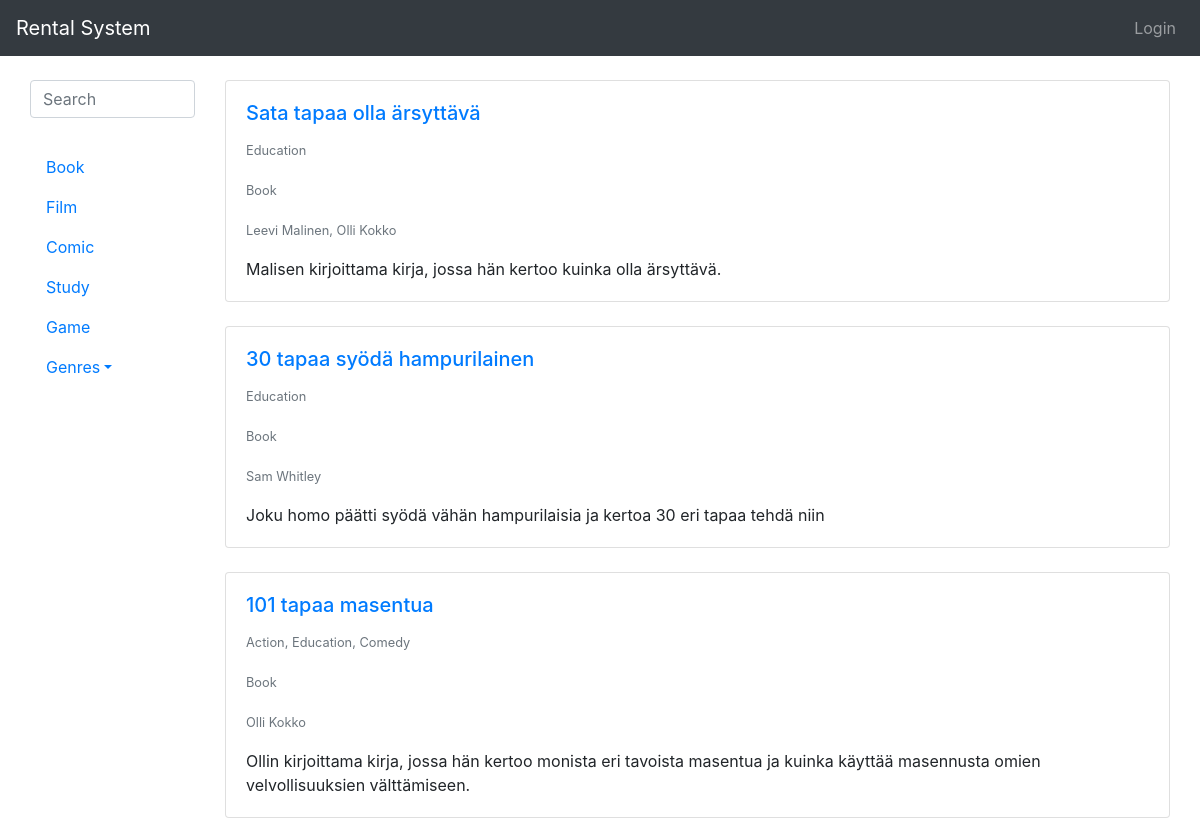
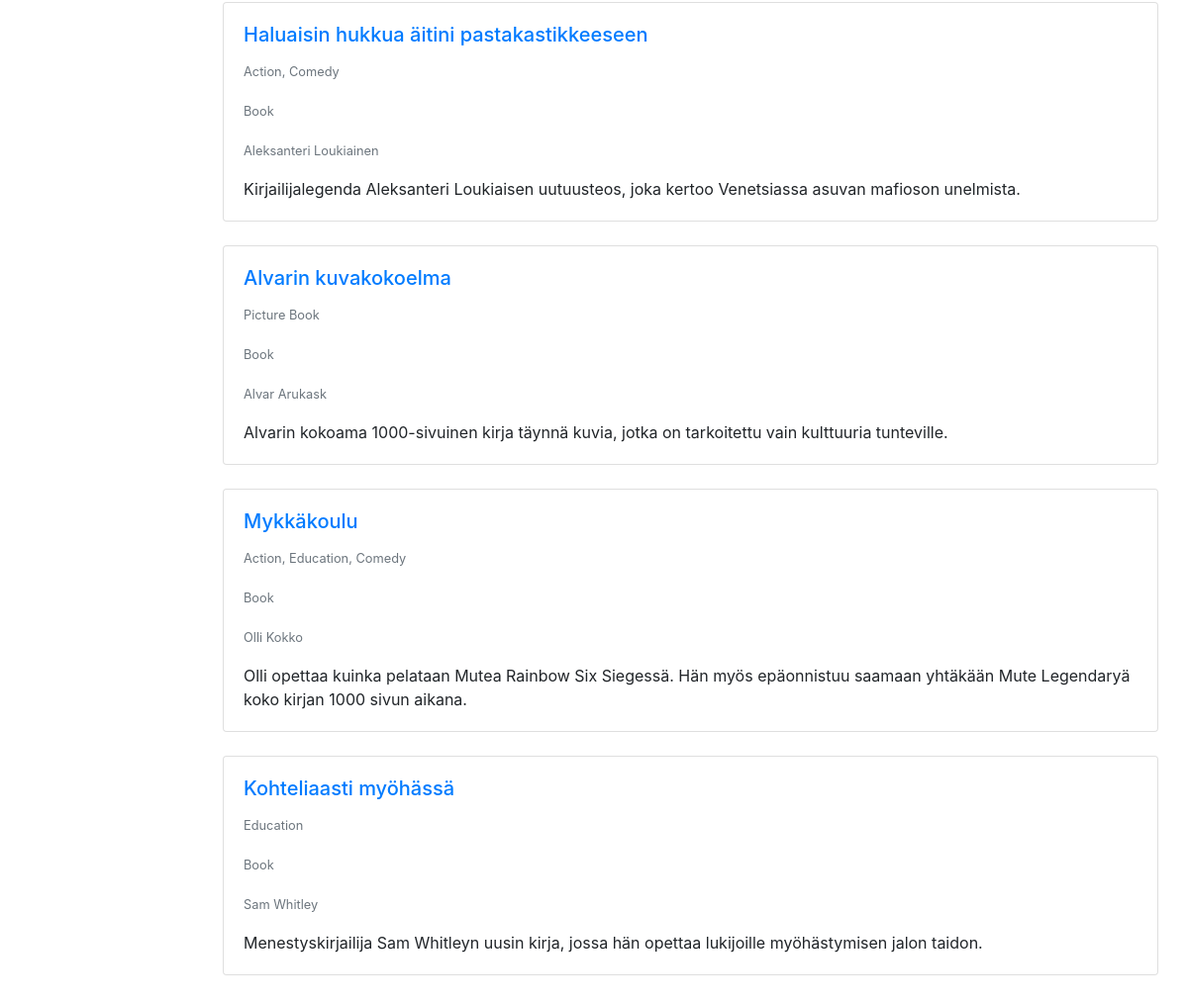
Before: /?search=Book with the older database file (2 pictures, top to bottom).
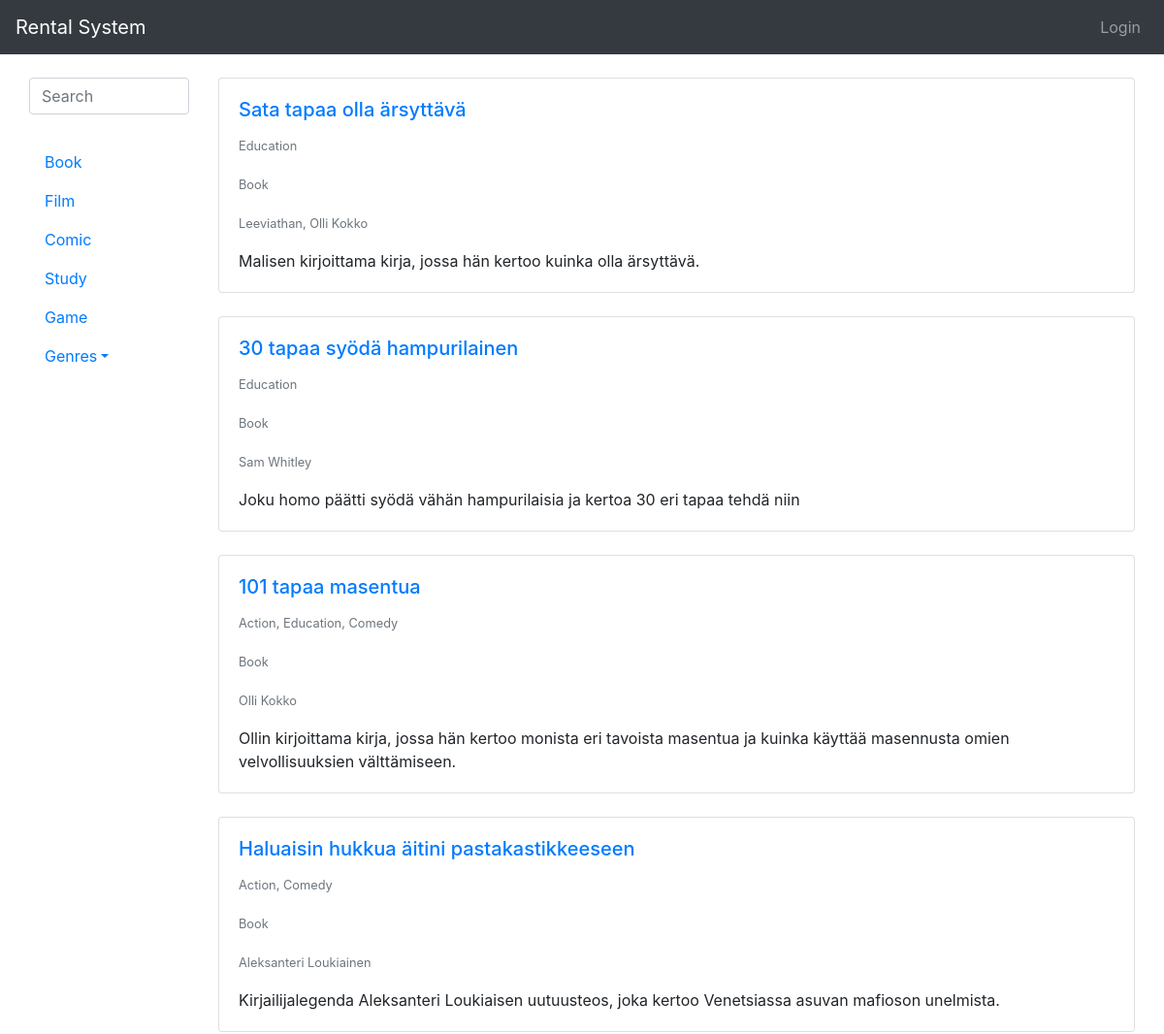
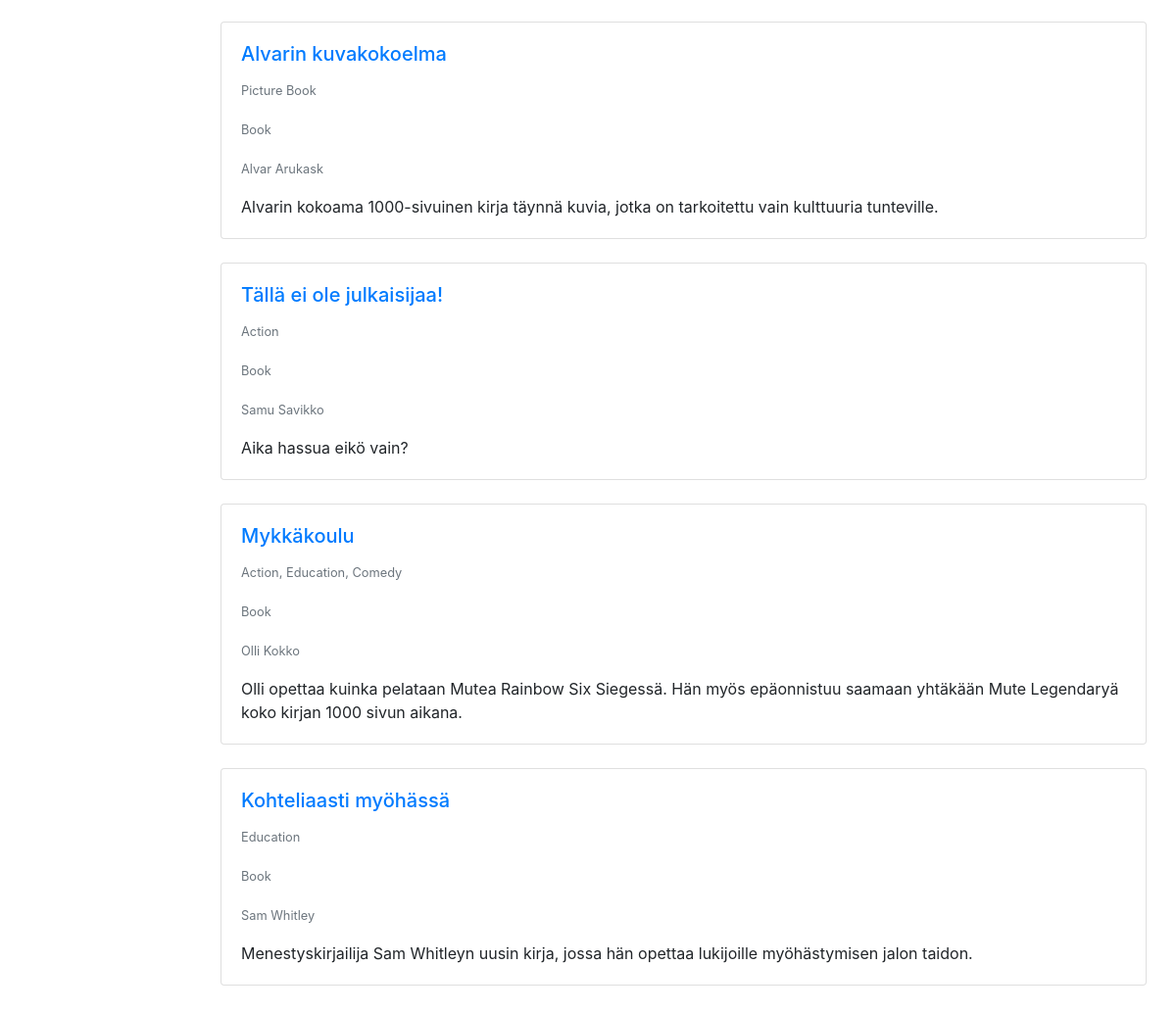
After: the same page with the newer database file (2 pictures, top to bottom).
### rental_system/models.py (models this page shows, shortened)
class Type(models.Model):
    type = models.CharField(max_length=200)
    def __str__(self):
        return self.type

class Work(models.Model):
    creators = models.ManyToManyField(Creator)
    type = models.ForeignKey(Type, on_delete=models.CASCADE)
    genres = models.ManyToManyField(Genre)
    publishers = models.ManyToManyField(Publisher, null=True, blank=True)
    title = models.CharField(max_length=200)
    desc = models.TextField(max_length=500)
    pub_date = models.IntegerField(
        default=2020,
        validators=[
            MaxValueValidator(datetime.date.today().year),
            MinValueValidator(1800)
        ]
    )

class Genre(models.Model):
    genre = models.CharField(max_length=200)
    def __str__(self):
        return self.genre

class Creator(models.Model):
    first_name = models.CharField(max_length=200, null=True)
    last_name = models.CharField(max_length=200, null=True)
    display_name = models.CharField(max_length=200, default="Display name")
    use_display_name = models.BooleanField(default=False)
    def __str__(self):
        if (self.use_display_name == True):
            return self.display_name
        else:
            return self.first_name + " " + self.last_name

### rental_system/views.py (the view)
# urls.py: path('', views.index, name='index'),
def index(request):
    works = Work.objects.order_by('-pub_date').all()
    types = Type.objects.all()
    genres = Genre.objects.all()
    if not request.GET.get('search'):
        paginator = Paginator(works, 5)
        page_number = request.GET.get('page')
        page_obj = paginator.get_page(page_number)
    else:
        page_obj = works
    context = {'works': page_obj, 'types': types, 'genres': genres}
    query = ""
    if request.GET.get('search'):
        query = request.GET['search']
        context['query'] = str(query)
    posts = sorted(search(query), key=attrgetter('title'), reverse=True)
    context['posts'] = posts
    return render(request, 'rental_system/index.html', context)

### rental_system/views.py (called while the page is built)
def search(query=None):
    queryset = []
    queries = query.split(" ") #
    for search in queries:
        obj = Work.objects.filter(Q(title__iexact=search) | Q(desc__iexact=search))
        for post in obj:
            queryset.append(post)
    return list(set(queryset))

### rental_system/templates/rental_system/index.html (shortened to what this page needs)
{% extends 'base.html' %}
{% block content %}
{% load static %}
<link rel="stylesheet" href="{% static 'mobile.css' %}">
<link rel="stylesheet" href="{% static 'darkmode.css' %}">
<div class="container-fluid">
    <div class="row">
        {% if types %}
        <div class="col-lg-2 col-12">
            <nav id="sidebar">
                <div class="searchbar">
                    <form name="searchform" method="GET">
                        <input type="text" class="form-control" name="search" id="search" placeholder="Search"
                            minlength="3" autocomplete="off" required>
                    </form>
                </div>
                <br>
                <div class="pc">
                    <ul class="nav flex-column">
                        {% for type in types %}
                        <li>
                            <a href="?search={{ type }}" class="nav-link">{{ type }}</a>
                        </li>
                        {% endfor %}
                        <li class="nav-item dropdown">
                            <a class="nav-link dropdown-toggle" data-toggle="dropdown" href="#" role="button"
                                aria-haspopup="true" aria-expanded="false">Genres</a>
                        </li>
                    </ul>
                </div>
            </nav>
        </div>
        {% endif %}
        {% if works %}
        <div class="col-md-10 col-12">
            {% for work in works %}
            {% if query in work.title.casefold or query in work.desc or query in work.creators.all|join:", " or query in work.genres.all|join:", "  or query in work.type.type %}
            <div class="card">
                <div class="card-body">
                    <a href="work/{{ work.id }}">
                        <h5 class="card-title">{{ work.title }}</h5>
                    </a>
                    <p class="card-text"><small class="text-muted">{{ work.genres.all|join:", " }}</small></p>
                    <p class="card-text"><small class="text-muted">{{ work.type.type }}</small></p>
                    <p class="card-text"><small class="text-muted">{{ work.creators.all|join:", " }}</small></p>
                    <p class="card-text">{{ work.desc }}</p>
                </div>
            </div>
            <br>
            {% endif %}
            {% endfor %}
        </div>
    </div>
    {% else %}
    <p>No works are available.</p>
    {% endif %}
</div>
{% endblock %}

### templates/base.html (shortened to what this page needs)
<!doctype html>
<html lang="en">
<head>
	<link rel="stylesheet" href="https://stackpath.bootstrapcdn.com/bootstrap/4.4.1/css/bootstrap.min.css"
>
</head>
<body>
	<nav class="navbar navbar-expand navbar-dark bg-dark">
		<a class="navbar-brand" href="{% url 'index' %}">Rental System</a>
		<div class="collapse navbar-collapse" id="navbarNav">
			<ul class="navbar-nav ml-auto">
				{% if user.is_authenticated %}
				<li class="nav-item dropdown">
					<a class="nav-link dropdown-toggle" data-toggle="dropdown" href="#" role="button"
						aria-haspopup="true" aria-expanded="false">{{ user.username }}</a>
					<div class="dropdown-menu dropdown-menu-right">
						<a class="dropdown-item" href="{% url 'reviews' %}">Reviews</a>
						<a class="dropdown-item" href="{% url 'rented' %}">Rented Works</a>
						<a class="dropdown-item" href="{% url 'account' %}">Account</a>
						<div class="dropdown-divider"></div>
						<a class="dropdown-item" href="/logout?next={{request.path}}">Logout</a>
					</div>
				</li>
				{% else %}
				<a class="nav-link" href="{% url 'login' %}?next={{request.path}}">Login</a>
				{% endif %}
			</ul>
		</div>
	</nav>
	<br>
	<div class="container-fluid">
		{% block content %}
		{% endblock %}
	</div>
</body>
</html>

### rental_system/static/mobile.css (style rules this page uses)
@media (min-width:801px) { form [type='text'], form [type='password'] { display: block; margin-bottom: 3%; } }

Changed rows visible on the page:
changed through a linked row, Work "Sata tapaa olla ärsyttävä": creators.all "Leevi Malinen, Olli Kokko" → "Leeviathan, Olli Kokko"
added Work: title "Tällä ei ole julkaisijaa!", genres.all "Action", type.type "Book", creators.all "Samu Savikko", desc "Aika hassua eikö vain?"
